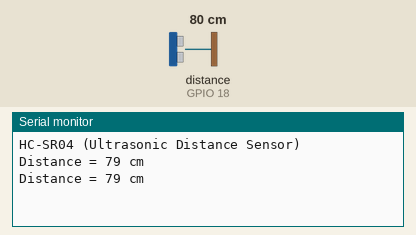
The program below on a simulated ESP32. On the bench: the last lines printed to the serial monitor. Wiring (from diagram.json): ultrasonic range finder: trigger GPIO 5; echo GPIO 18. The inputs (shaded band) are chosen by the test bench; at power-on: distance to the obstacle (sensor on GPIO 18) 80 cm. The echo pulse lasts 58.3 µs per cm.

Above: at 1.8 s.
1.9 s: distance to the obstacle (sensor on GPIO 18) set to 2 cm
At 2.7 s:
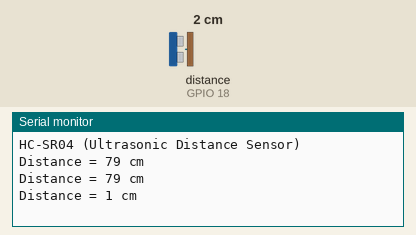
3.4 s: distance to the obstacle (sensor on GPIO 18) set to 4 cm
At 4.8 s:
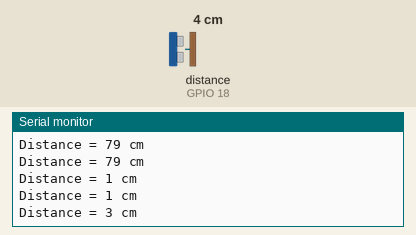
Timing chart, 0 to 6.4 s (numbered marks = the images above; inputs shaded):
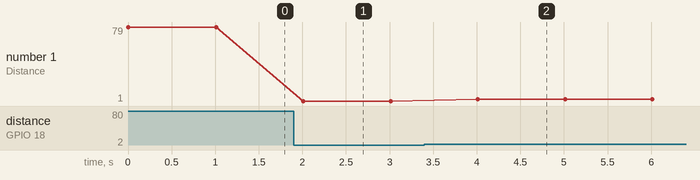

Measured:
- after the input at 1.9 s, the serial monitor: prints a new line after 0.11 s (image 1)
- after the input at 3.4 s, the serial monitor: prints a new line after 0.61 s (image 2)
- plotted number 1: 79 → 1 after the input at 1.9 s, 1 → 3 after the input at 3.4 s

The program:

main.cpp
```cpp
#include <Arduino.h>
const int trigPin = 5;
const int echoPin = 18;

void setup()
{
  Serial.begin(9600);
  Serial.println("\nHC-SR04 (Ultrasonic Distance Sensor) ");
  pinMode(trigPin, OUTPUT);
  pinMode(echoPin, INPUT);
}

void loop()
{

  // Send pulse
  digitalWrite(trigPin, LOW);
  delayMicroseconds(2);

  digitalWrite(trigPin, HIGH);
  delayMicroseconds(10);
  digitalWrite(trigPin, LOW);

  // Read echo time
  long duration = pulseIn(echoPin, HIGH);

  // Calculate distance
  int distance = duration * 0.034 / 2;

  // Print distance
  Serial.print("Distance = ");
  Serial.print(distance);
  Serial.println(" cm");

  delay(1000);
}
```
